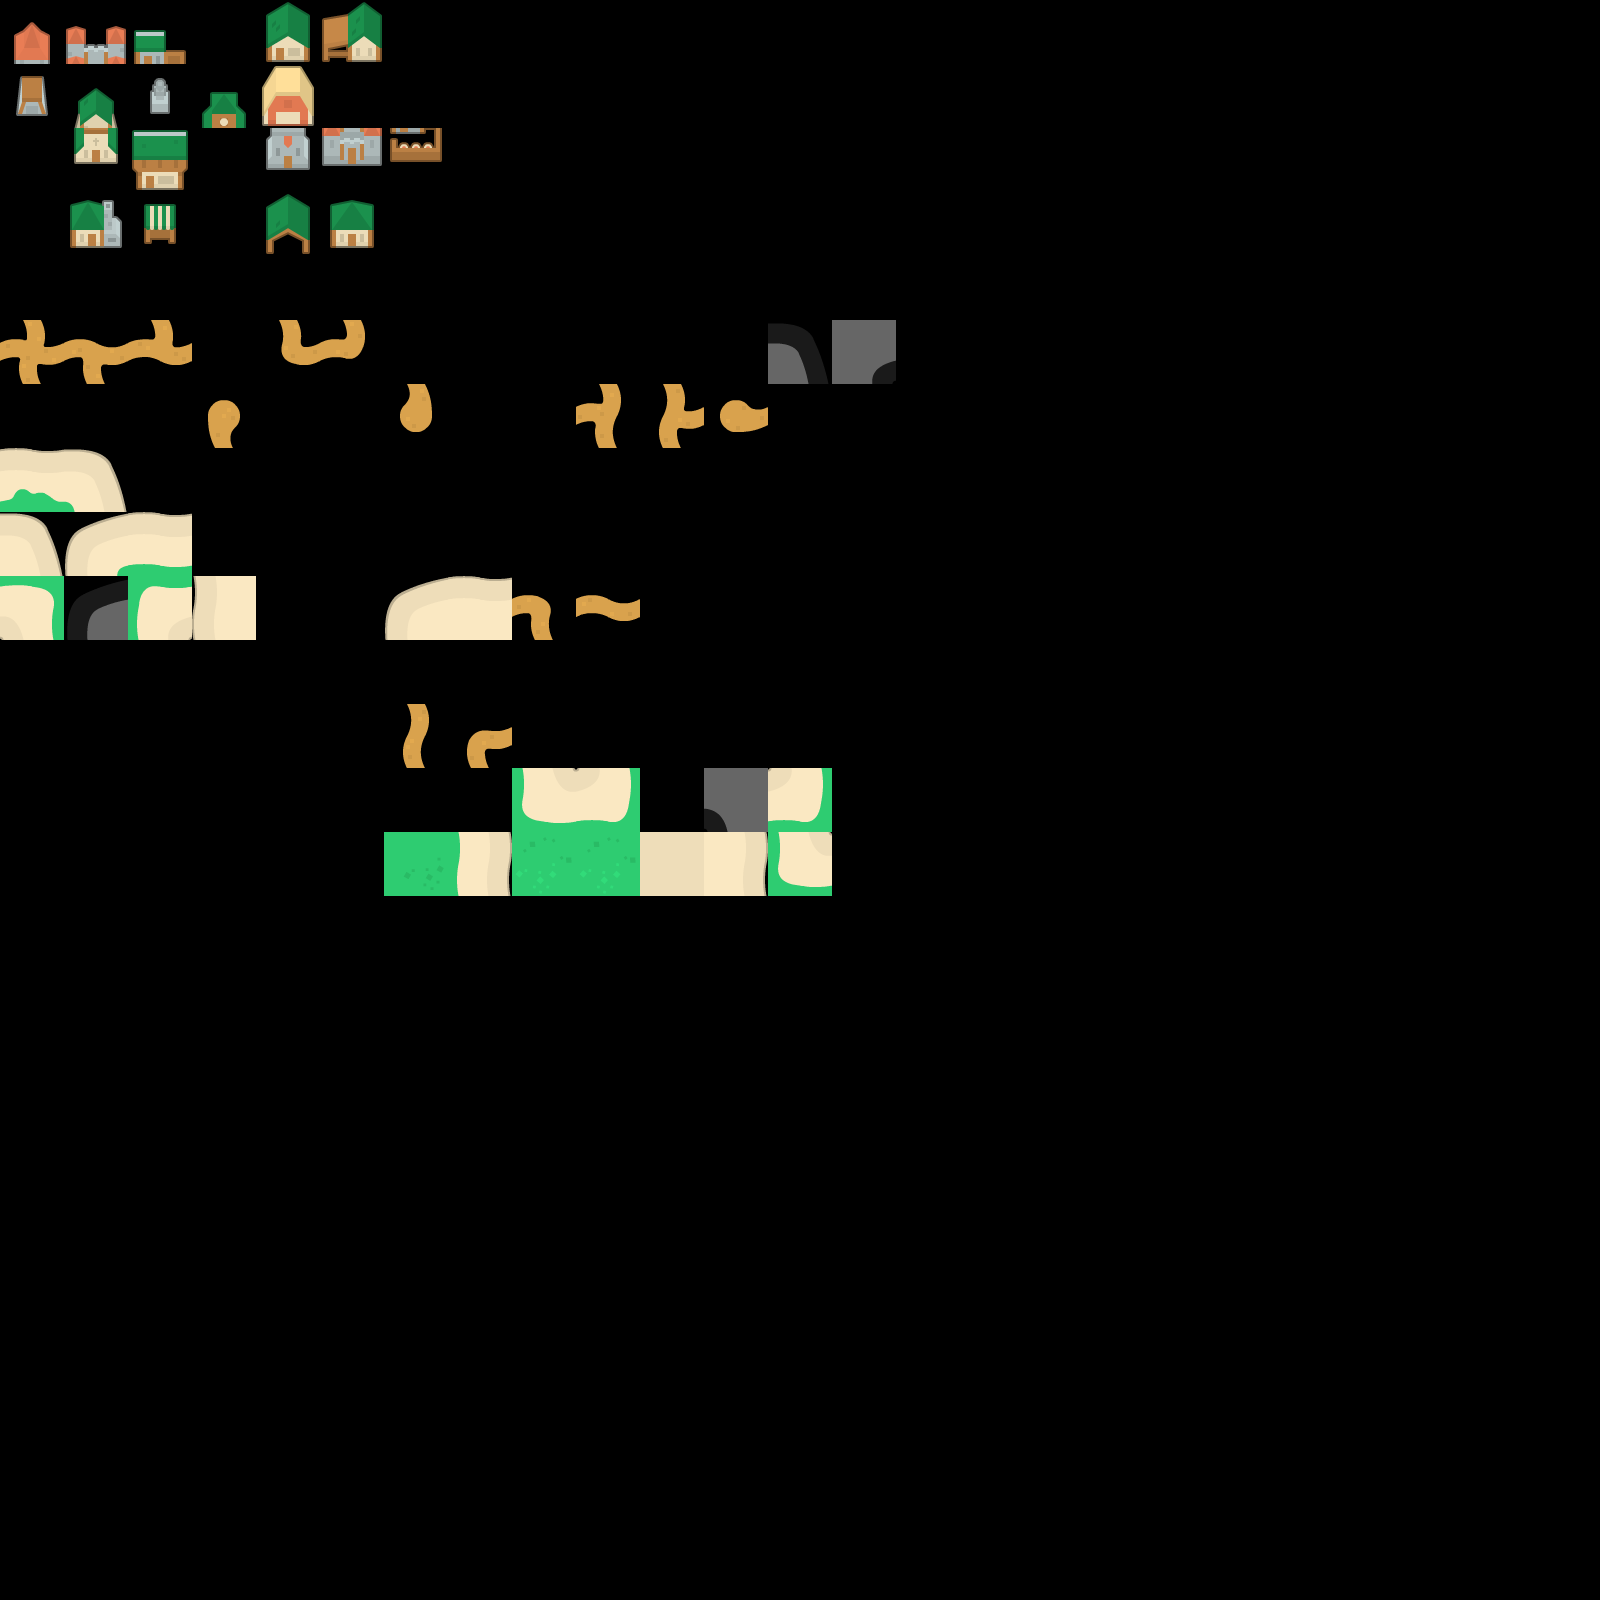

A 2D game scene composited from a Tiled map and its tileset images. What follows is a short description and the map's XML, with every tile layer's data as written:
An orthogonal 25x25 tile map with 64x64 px tiles, 1 tile layer (Tile Layer 1).

<map version="1.5" tiledversion="1.5.0" orientation="orthogonal" renderorder="right-down" width="25" height="25" tilewidth="64" tileheight="64" infinite="0" nextlayerid="2" nextobjectid="1">
 <tileset firstgid="1" source="tiles.tsx" />
 <layer id="1" name="Tile Layer 1" width="25" height="25">
  <data encoding="csv">
1,2,3,23,8,10,12,17,19,21,0,0,0,0,0,0,0,0,0,0,0,0,0,0,0,
5,6,7,4,9,11,16,18,20,22,0,0,0,0,0,0,0,0,0,0,0,0,0,0,0,
24,29,30,25,26,27,28,0,0,0,0,0,0,0,0,0,0,0,0,0,0,0,0,0,0,
38,34,35,37,32,33,36,0,0,0,0,0,0,0,0,0,0,0,0,0,0,0,0,0,0,
39,40,41,44,45,46,47,74,75,48,49,50,96,97,0,0,0,0,0,0,0,0,0,0,0,
55,56,57,60,77,78,63,90,91,64,65,66,112,113,0,0,0,0,0,0,0,0,0,0,0,
71,72,73,76,61,62,79,42,43,80,81,82,0,0,0,0,0,0,0,0,0,0,0,0,0,
106,107,0,92,93,94,95,58,59,0,0,0,0,0,0,0,0,0,0,0,0,0,0,0,0,
103,104,105,87,88,89,0,0,0,0,0,0,0,0,0,0,0,0,0,0,0,0,0,0,0,
109,110,108,126,125,0,101,102,53,54,85,86,0,0,0,0,0,0,0,0,0,0,0,0,0,
119,120,121,122,123,124,117,118,83,84,69,70,0,0,0,0,0,0,0,0,0,0,0,0,0,
2684354679,2684354680,2684354681,2684354682,2684354683,2684354684,51,52,99,100,67,68,0,0,0,0,0,0,0,0,0,0,0,0,0,
3221225591,3221225592,3221225593,3221225594,3221225595,3221225596,115,116,133,134,98,114,134,0,0,0,0,0,0,0,0,0,0,0,0,
1610612855,1610612856,1610612857,1610612858,1610612859,1610612860,131,132,130,130,127,128,133,0,0,0,0,0,0,0,0,0,0,0,0,
0,0,0,0,0,0,0,0,0,0,0,0,0,0,0,0,0,0,0,0,0,0,0,0,0,
0,0,0,0,0,0,0,0,0,0,0,0,0,0,0,0,0,0,0,0,0,0,0,0,0,
0,0,0,0,0,0,0,0,0,0,0,0,0,0,0,0,0,0,0,0,0,0,0,0,0,
0,0,0,0,0,0,0,0,0,0,0,0,0,0,0,0,0,0,0,0,0,0,0,0,0,
0,0,0,0,0,0,0,0,0,0,0,0,0,0,0,0,0,0,0,0,0,0,0,0,0,
0,0,0,0,0,0,0,0,0,0,0,0,0,0,0,0,0,0,0,0,0,0,0,0,0,
0,0,0,0,0,0,0,0,0,0,0,0,0,0,0,0,0,0,0,0,0,0,0,0,0,
0,0,0,0,0,0,0,0,0,0,0,0,0,0,0,0,0,0,0,0,0,0,0,0,0,
0,0,0,0,0,0,0,0,0,0,0,0,0,0,0,0,0,0,0,0,0,0,0,0,0,
0,0,0,0,0,0,0,0,0,0,0,0,0,0,0,0,0,0,0,0,0,0,0,0,0,
0,0,0,0,0,0,0,0,0,0,0,0,0,0,0,0,0,0,0,0,0,0,0,0,0
</data>
 </layer>
</map>